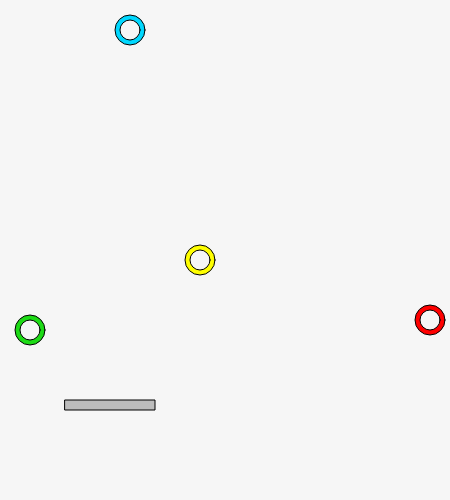
Frame 1 (no input)
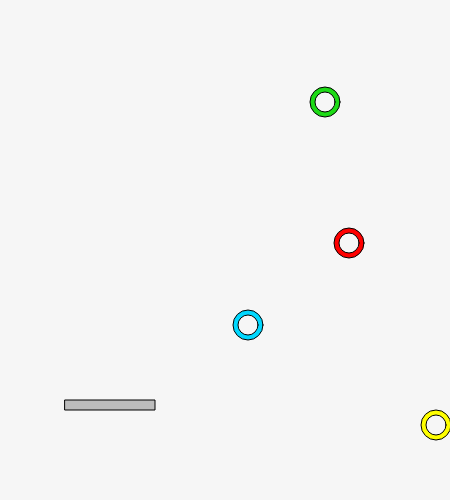
Frame 60 (no input)
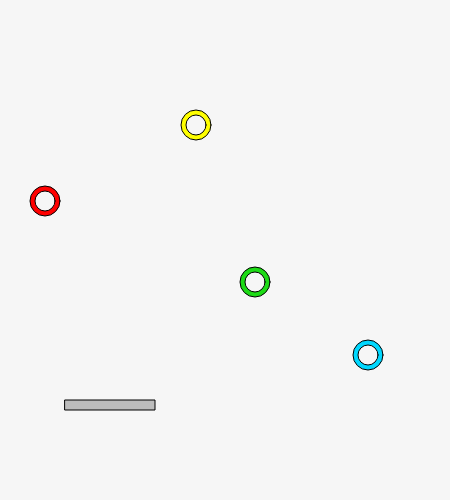
Frame 120 (the mouse pressed at the canvas centre since frame 60)

The p5.js sketch that drew these frames (run headless with seeded random() and noise() and a simulated clock; from frame 60 on, the mouse is pressed at the canvas centre):

// p5.js sketch
// ── sketch.js
//Jaehyeon Nam
//Simple Paddle and Ball Exercise
//CS099
//Spring 2020
var paddle1
var ball1
function setup() {
  createCanvas(450, 500);
  
paddle1 = new paddle(width/2-160,400,90,10,5)
ball1 = new ball(200,260,30,4,5)
ball2 = new ball(130,30,30,2,5)
ball3 = new ball(30,330,30,5,6)
ball4 = new ball(430,320,30,8,7)
}

function draw() {
  background('#F6F6F6');
  push()
  fill('#BDBDBD')
  paddle1.draw()
  paddle1.update();
  pop()
  push()
  fill('yellow')
  ball1.draw()
  ball1.move()
  ball1.update()
  pop()
   push()
  fill('#00D8FF')
  ball2.draw()
  ball2.move()
  ball2.update()
  pop()
   push()
  fill('#1DDB16')
  ball3.draw()
  ball3.move()
  ball3.update()
  pop()
   push()
  fill('red')
  ball4.draw()
  ball4.move()
  ball4.update()
  pop()
}
// ── ball.js


var x,y,w,h
//var speedX=4
//var speedY=5
class ball
{
  constructor(x,y,s,xs,ys)
  {
    this.x=x
    this.y=y
    this.size=s
    //this.h=h
    this.speedX=xs
    this.speedY=ys
  }
  draw()
  {
   circle(this.x,this.y,this.size)
    push()
    fill('#F6F6F6')
    circle(this.x,this.y,this.size-10)
    pop()
  }
  
 
move(){
  
 this.x=this.x+this.speedX;
 this.y=this.y+this.speedY;
}  
update(){
  if(this.x>width-this.size/2){
   this.speedX = -this.speedX; 
  }
  else if(this.x<0 + this.size/2){
   this.speedX = -this.speedX; 
  }
  if(this.y>height - this.size/2){
   this.speedY = -this.speedY; 
  }
  else if(this.y<0+this.size/2){
   this.speedY = -this.speedY; 
  }
  //up
  if(this.x>paddle1.x && this.x<paddle1.x+90 && this.y>390 && this.y<410){
      this.y = paddle1.y-10
      this.speedY = -this.speedY; 
    }if(this.x>paddle1.x && this.x<paddle1.x+90 && this.y<430 && this.y>410){
      this.y = paddle1.y+30
      this.speedY = -this.speedY; 
    }
   //down   
      if(this.y>paddle1.y && this.y<paddle1.y+10 && this.x-10<paddle1.x+90 && this.x>paddle1.x+60){
      this.x = paddle1.x+100
      this.speedX = -this.speedX; 
    }if(this.y>paddle1.y && this.y<paddle1.y+10 && this.x+10>paddle1.x && this.x<paddle1.x+60){
      this.x = paddle1.x-10
      this.speedX = -this.speedX; 
    }
      
  
    
    }
  

}
// ── paddle.js
class paddle
{
constructor(x,y,w,h,s)
  {
  this.x=x
    this.y=y
    this.width=w
    this.height=h
    this.speed=s
  }
  
  draw()
  {

rect(this.x,this.y,this.width,this.height)    
  }
update()
  {
    if(keyIsDown(LEFT_ARROW)&&this.x>0)
    {
      this.x -= 10;
    }
    
   if(keyIsDown(RIGHT_ARROW)&&this.x+this.width<width)
    {
      this.x += 10;
    }
    
  }
  
}
